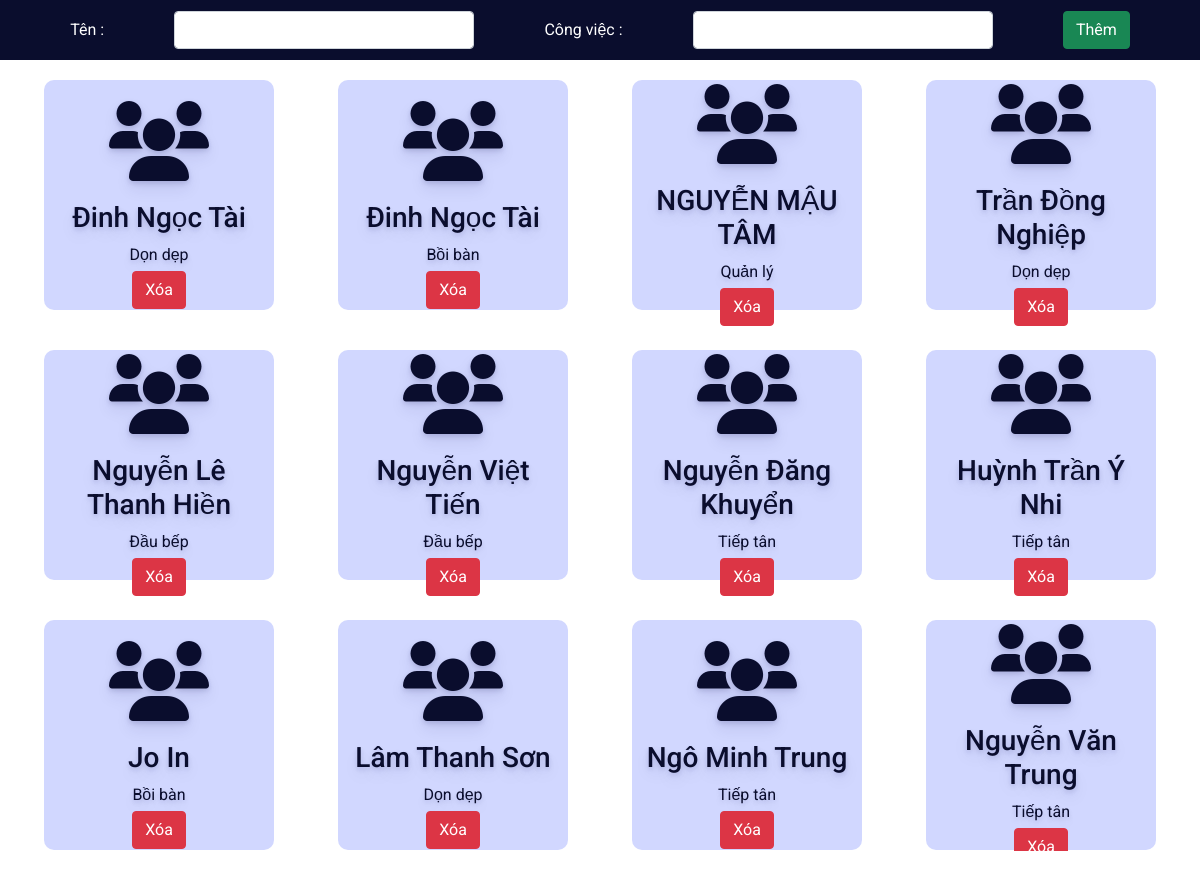
The app's page /admin/staff.php with its own data.
### tables this page shows
CREATE TABLE `staff` (
  `id` int(30) NOT NULL,
  `name` varchar(30) NOT NULL,
  `work` varchar(30) NOT NULL
);

### admin/staff.php (the view, shortened to what this page needs)
<?php
include '../config.php';
?>
<!DOCTYPE html>
<html lang="en">
<head>
    <link rel="stylesheet" href="../css/fontawesome.pro.6.0.0.css">
    <link rel="stylesheet" href="../css/bootstrap.min.css">
    <link rel="stylesheet" href="./css/room.css">
</head>
<body>
    <div class="addroomsection">
        <form action="" method="POST">
            <label for="troom">Tên :</label>
            <input type="text" name="staffname" class="form-control">
            <label for="bed">Công việc :</label>
            <select name="staffwork" class="form-control">
                <option value selected></option>
                <option value="Quản lý">Quản lý</option>
            </select>
            <button type="submit" class="btn btn-success" name="addstaff">Thêm</button>
        </form>
    </div>
    <div class="room">
    <?php
        $sql = "select * from staff";
        $re = mysqli_query($conn, $sql)
        ?>
        <?php
        while ($row = mysqli_fetch_array($re)) {
                echo "<div class='roombox'>
						<div class='text-center no-boder'>
                            <i class='fa fa-users fa-5x'></i>
							<h3>" . $row['name'] . "</h3>
                            <div class='mb-1'>" . $row['work'] . "</div>
                            <a href='staffdelete.php?id=". $row['id'] ."'><button class='btn btn-danger'>Xóa</button></a>
						</div>
                    </div>";
        }
        ?>
    </div>
</body>
</html>

### admin/css/room.css (style rules this page uses)
:root { --bg-text-shadow: 0 2px 4px rgb(13 0 77 / 8%), 0 3px 6px rgb(13 0 77 / 8%), 0 8px 16px rgb(13 0 77 / 8%); --bg-box-shadow: 0px 0px 20px 6px rgba(8, 8, 15, 0.31); }
* { margin: 0; padding: 0; font-family: 'Roboto', sans-serif; }
.addroomsection { height: 60px; width: 100%; background-color: #0a0d2d; position:fixed; z-index: 100; }
.addroomsection form { height: 100%; display: flex; justify-content: space-evenly; align-items: center; }
.addroomsection form label { color: white; }
.addroomsection form select { width: 300px; }
.addroomsection form input { width: 300px; }
.room { display: flex; position: relative; top: 60px; height: 85vh; overflow-y: scroll; justify-content: space-evenly; flex-wrap: wrap; }
.roombox { height: 230px; width: 230px; margin: 20px; display: flex; flex-direction: column; justify-content: center; color: #0a0d2d; text-shadow: var(--bg-text-shadow); border-radius: 10px; }

### admin/staff.php (style rules this page uses)
.roombox { background-color: #d1d7ff; padding: 10px; }

### records on screen
staff: name "Đinh Ngọc Tài", work "Dọn dẹp"
staff: name "Đinh Ngọc Tài", work "Bồi bàn"
staff: name "NGUYỄN MẬU TÂM", work "Quản lý"
staff: name "Trần Đồng Nghiệp", work "Dọn dẹp"
staff: name "Nguyễn Lê Thanh Hiền", work "Đầu bếp"
staff: name "Nguyễn Việt Tiến", work "Đầu bếp"
staff: name "Nguyễn Đăng Khuyển", work "Tiếp tân"
staff: name "Huỳnh Trần Ý Nhi", work "Tiếp tân"
staff: name "Jo In", work "Bồi bàn"
staff: name "Lâm Thanh Sơn", work "Dọn dẹp"
staff: name "Ngô Minh Trung", work "Tiếp tân"
staff: name "Nguyễn Văn Trung", work "Tiếp tân"
